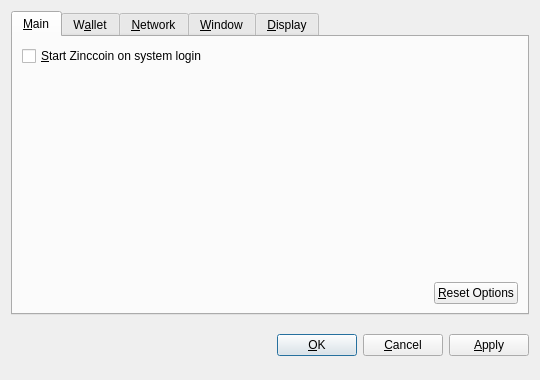
<?xml version="1.0" encoding="UTF-8"?>
<ui version="4.0">
 <class>OptionsDialog</class>
 <widget class="QDialog" name="OptionsDialog">
  <property name="geometry">
   <rect>
    <x>0</x>
    <y>0</y>
    <width>540</width>
    <height>380</height>
   </rect>
  </property>
  <property name="windowTitle">
   <string>Options</string>
  </property>
  <property name="modal">
   <bool>true</bool>
  </property>
  <layout class="QVBoxLayout" name="verticalLayout">
   <item>
    <widget class="QTabWidget" name="tabWidget">
     <property name="tabPosition">
      <enum>QTabWidget::North</enum>
     </property>
     <property name="currentIndex">
      <number>0</number>
     </property>
     <widget class="QWidget" name="tabMain">
      <attribute name="title">
       <string>&amp;Main</string>
      </attribute>
      <layout class="QVBoxLayout" name="verticalLayout_Main">
       <item>
        <widget class="QCheckBox" name="bitcoinAtStartup">
         <property name="toolTip">
          <string>Automatically start Zinccoin after logging in to the system.</string>
         </property>
         <property name="text">
          <string>&amp;Start Zinccoin on system login</string>
         </property>
        </widget>
       </item>
       <item>
        <spacer name="verticalSpacer_Main">
         <property name="orientation">
          <enum>Qt::Vertical</enum>
         </property>
         <property name="sizeHint" stdset="0">
          <size>
           <width>20</width>
           <height>40</height>
          </size>
         </property>
        </spacer>
       </item>
       <item>
        <layout class="QHBoxLayout" name="horizontalLayout_2_Main">
         <item>
          <spacer name="horizontalSpacer_2_Main">
           <property name="orientation">
            <enum>Qt::Horizontal</enum>
           </property>
           <property name="sizeHint" stdset="0">
            <size>
             <width>40</width>
             <height>20</height>
            </size>
           </property>
          </spacer>
         </item>
         <item>
          <widget class="QPushButton" name="resetButton">
           <property name="toolTip">
            <string>Reset all client options to default.</string>
           </property>
           <property name="text">
            <string>&amp;Reset Options</string>
           </property>
           <property name="autoDefault">
            <bool>false</bool>
           </property>
          </widget>
         </item>
        </layout>
       </item>
      </layout>
     </widget>
     <widget class="QWidget" name="tabWallet">
      <attribute name="title">
       <string>W&amp;allet</string>
      </attribute>
      <layout class="QVBoxLayout" name="verticalLayout_Network">
       <item>
        <widget class="QLabel" name="transactionFeeInfoLabel">
         <property name="text">
          <string>Optional transaction fee per kB that helps make sure your transactions are processed quickly. Most transactions are 1 kB.</string>
         </property>
         <property name="textFormat">
          <enum>Qt::PlainText</enum>
         </property>
         <property name="wordWrap">
          <bool>true</bool>
         </property>
        </widget>
       </item>
       <item>
        <layout class="QHBoxLayout" name="horizontalLayout_1_Main">
         <item>
          <widget class="QLabel" name="transactionFeeLabel">
           <property name="text">
            <string>Pay transaction &amp;fee</string>
           </property>
           <property name="textFormat">
            <enum>Qt::PlainText</enum>
           </property>
           <property name="buddy">
            <cstring>transactionFee</cstring>
           </property>
          </widget>
         </item>
         <item>
          <widget class="BitcoinAmountField" name="transactionFee"/>
         </item>
         <item>
          <spacer name="horizontalSpacer_1_Main">
           <property name="orientation">
            <enum>Qt::Horizontal</enum>
           </property>
           <property name="sizeHint" stdset="0">
            <size>
             <width>40</width>
             <height>20</height>
            </size>
           </property>
          </spacer>
         </item>
        </layout>
       </item>
       <item>
        <widget class="QLabel" name="label">
         <property name="text">
          <string>If you disable the spending of unconfirmed change, the change from a transaction cannot be used until that transaction has at least one confirmation. This also affects how your balance is computed.</string>
         </property>
         <property name="wordWrap">
          <bool>true</bool>
         </property>
        </widget>
       </item>
       <item>
        <widget class="QCheckBox" name="spendZeroConfChange">
         <property name="text">
          <string>Spend unconfirmed change  (experts only)</string>
         </property>
        </widget>
       </item>
       <item>
        <spacer name="verticalSpacer">
         <property name="orientation">
          <enum>Qt::Vertical</enum>
         </property>
         <property name="sizeHint" stdset="0">
          <size>
           <width>20</width>
           <height>40</height>
          </size>
         </property>
        </spacer>
       </item>
      </layout>
     </widget>
     <widget class="QWidget" name="tabNetwork">
      <attribute name="title">
       <string>&amp;Network</string>
      </attribute>
      <layout class="QVBoxLayout" name="verticalLayout_Network">
       <item>
        <widget class="QCheckBox" name="mapPortUpnp">
         <property name="toolTip">
          <string>Automatically open the Zinccoin client port on the router. This only works when your router supports UPnP and it is enabled.</string>
         </property>
         <property name="text">
          <string>Map port using &amp;UPnP</string>
         </property>
        </widget>
       </item>
       <item>
        <widget class="QCheckBox" name="connectSocks">
         <property name="toolTip">
          <string>Connect to the Zinccoin network through a SOCKS proxy (e.g. when connecting through Tor).</string>
         </property>
         <property name="text">
          <string>&amp;Connect through SOCKS proxy:</string>
         </property>
        </widget>
       </item>
       <item>
        <layout class="QHBoxLayout" name="horizontalLayout_Network">
         <item>
          <widget class="QLabel" name="proxyIpLabel">
           <property name="text">
            <string>Proxy &amp;IP:</string>
           </property>
           <property name="textFormat">
            <enum>Qt::PlainText</enum>
           </property>
           <property name="buddy">
            <cstring>proxyIp</cstring>
           </property>
          </widget>
         </item>
         <item>
          <widget class="QValidatedLineEdit" name="proxyIp">
           <property name="maximumSize">
            <size>
             <width>140</width>
             <height>16777215</height>
            </size>
           </property>
           <property name="toolTip">
            <string>IP address of the proxy (e.g. 127.0.0.1)</string>
           </property>
          </widget>
         </item>
         <item>
          <widget class="QLabel" name="proxyPortLabel">
           <property name="text">
            <string>&amp;Port:</string>
           </property>
           <property name="textFormat">
            <enum>Qt::PlainText</enum>
           </property>
           <property name="buddy">
            <cstring>proxyPort</cstring>
           </property>
          </widget>
         </item>
         <item>
          <widget class="QLineEdit" name="proxyPort">
           <property name="maximumSize">
            <size>
             <width>55</width>
             <height>16777215</height>
            </size>
           </property>
           <property name="toolTip">
            <string>Port of the proxy (e.g. 9050)</string>
           </property>
          </widget>
         </item>
         <item>
          <widget class="QLabel" name="socksVersionLabel">
           <property name="text">
            <string>SOCKS &amp;Version:</string>
           </property>
           <property name="textFormat">
            <enum>Qt::PlainText</enum>
           </property>
           <property name="buddy">
            <cstring>socksVersion</cstring>
           </property>
          </widget>
         </item>
         <item>
          <widget class="QValueComboBox" name="socksVersion">
           <property name="toolTip">
            <string>SOCKS version of the proxy (e.g. 5)</string>
           </property>
          </widget>
         </item>
         <item>
          <spacer name="horizontalSpacer_Network">
           <property name="orientation">
            <enum>Qt::Horizontal</enum>
           </property>
           <property name="sizeHint" stdset="0">
            <size>
             <width>40</width>
             <height>20</height>
            </size>
           </property>
          </spacer>
         </item>
        </layout>
       </item>
       <item>
        <spacer name="verticalSpacer_Network">
         <property name="orientation">
          <enum>Qt::Vertical</enum>
         </property>
         <property name="sizeHint" stdset="0">
          <size>
           <width>20</width>
           <height>40</height>
          </size>
         </property>
        </spacer>
       </item>
      </layout>
     </widget>
     <widget class="QWidget" name="tabWindow">
      <attribute name="title">
       <string>&amp;Window</string>
      </attribute>
      <layout class="QVBoxLayout" name="verticalLayout_Window">
       <item>
        <widget class="QCheckBox" name="minimizeToTray">
         <property name="toolTip">
          <string>Show only a tray icon after minimizing the window.</string>
         </property>
         <property name="text">
          <string>&amp;Minimize to the tray instead of the taskbar</string>
         </property>
        </widget>
       </item>
       <item>
        <widget class="QCheckBox" name="minimizeOnClose">
         <property name="toolTip">
          <string>Minimize instead of exit the application when the window is closed. When this option is enabled, the application will be closed only after selecting Quit in the menu.</string>
         </property>
         <property name="text">
          <string>M&amp;inimize on close</string>
         </property>
        </widget>
       </item>
       <item>
        <spacer name="verticalSpacer_Window">
         <property name="orientation">
          <enum>Qt::Vertical</enum>
         </property>
         <property name="sizeHint" stdset="0">
          <size>
           <width>20</width>
           <height>40</height>
          </size>
         </property>
        </spacer>
       </item>
      </layout>
     </widget>
     <widget class="QWidget" name="tabDisplay">
      <attribute name="title">
       <string>&amp;Display</string>
      </attribute>
      <layout class="QVBoxLayout" name="verticalLayout_Display">
       <item>
        <layout class="QHBoxLayout" name="horizontalLayout_1_Display">
         <item>
          <widget class="QLabel" name="langLabel">
           <property name="text">
            <string>User Interface &amp;language:</string>
           </property>
           <property name="textFormat">
            <enum>Qt::PlainText</enum>
           </property>
           <property name="buddy">
            <cstring>lang</cstring>
           </property>
          </widget>
         </item>
         <item>
          <widget class="QValueComboBox" name="lang">
           <property name="toolTip">
            <string>The user interface language can be set here. This setting will take effect after restarting Zinccoin.</string>
           </property>
          </widget>
         </item>
        </layout>
       </item>
       <item>
        <layout class="QHBoxLayout" name="horizontalLayout_2_Display">
         <item>
          <widget class="QLabel" name="unitLabel">
           <property name="text">
            <string>&amp;Unit to show amounts in:</string>
           </property>
           <property name="textFormat">
            <enum>Qt::PlainText</enum>
           </property>
           <property name="buddy">
            <cstring>unit</cstring>
           </property>
          </widget>
         </item>
         <item>
          <widget class="QValueComboBox" name="unit">
           <property name="toolTip">
            <string>Choose the default subdivision unit to show in the interface and when sending coins.</string>
           </property>
          </widget>
         </item>
        </layout>
       </item>
       <item>
        <widget class="QCheckBox" name="displayAddresses">
         <property name="toolTip">
          <string>Whether to show Zinccoin addresses in the transaction list or not.</string>
         </property>
         <property name="text">
          <string>&amp;Display addresses in transaction list</string>
         </property>
        </widget>
       </item>
       <item>
        <widget class="QCheckBox" name="coinControlFeatures">
         <property name="toolTip">
          <string>Whether to show coin control features or not.</string>
         </property>
         <property name="text">
          <string>Display coin &amp;control features (experts only!)</string>
         </property>
        </widget>
       </item>
       <item>
        <spacer name="verticalSpacer_Display">
         <property name="orientation">
          <enum>Qt::Vertical</enum>
         </property>
         <property name="sizeHint" stdset="0">
          <size>
           <width>20</width>
           <height>40</height>
          </size>
         </property>
        </spacer>
       </item>
      </layout>
     </widget>
    </widget>
   </item>
   <item>
    <layout class="QHBoxLayout" name="horizontalLayout_Buttons">
     <item>
      <spacer name="horizontalSpacer_1">
       <property name="orientation">
        <enum>Qt::Horizontal</enum>
       </property>
       <property name="sizeHint" stdset="0">
        <size>
         <width>40</width>
         <height>48</height>
        </size>
       </property>
      </spacer>
     </item>
     <item>
      <widget class="QLabel" name="statusLabel">
       <property name="font">
        <font>
         <weight>75</weight>
         <bold>true</bold>
        </font>
       </property>
       <property name="text">
        <string/>
       </property>
       <property name="textFormat">
        <enum>Qt::PlainText</enum>
       </property>
       <property name="wordWrap">
        <bool>true</bool>
       </property>
      </widget>
     </item>
     <item>
      <spacer name="horizontalSpacer_2">
       <property name="orientation">
        <enum>Qt::Horizontal</enum>
       </property>
       <property name="sizeHint" stdset="0">
        <size>
         <width>40</width>
         <height>48</height>
        </size>
       </property>
      </spacer>
     </item>
     <item>
      <widget class="QPushButton" name="okButton">
       <property name="text">
        <string>&amp;OK</string>
       </property>
      </widget>
     </item>
     <item>
      <widget class="QPushButton" name="cancelButton">
       <property name="text">
        <string>&amp;Cancel</string>
       </property>
       <property name="autoDefault">
        <bool>false</bool>
       </property>
      </widget>
     </item>
     <item>
      <widget class="QPushButton" name="applyButton">
       <property name="text">
        <string>&amp;Apply</string>
       </property>
       <property name="autoDefault">
        <bool>false</bool>
       </property>
      </widget>
     </item>
    </layout>
   </item>
  </layout>
 </widget>
 <customwidgets>
  <customwidget>
   <class>BitcoinAmountField</class>
   <extends>QSpinBox</extends>
   <header>bitcoinamountfield.h</header>
  </customwidget>
  <customwidget>
   <class>QValueComboBox</class>
   <extends>QComboBox</extends>
   <header>qvaluecombobox.h</header>
  </customwidget>
  <customwidget>
   <class>QValidatedLineEdit</class>
   <extends>QLineEdit</extends>
   <header>qvalidatedlineedit.h</header>
  </customwidget>
 </customwidgets>
 <resources/>
 <connections/>
</ui>
